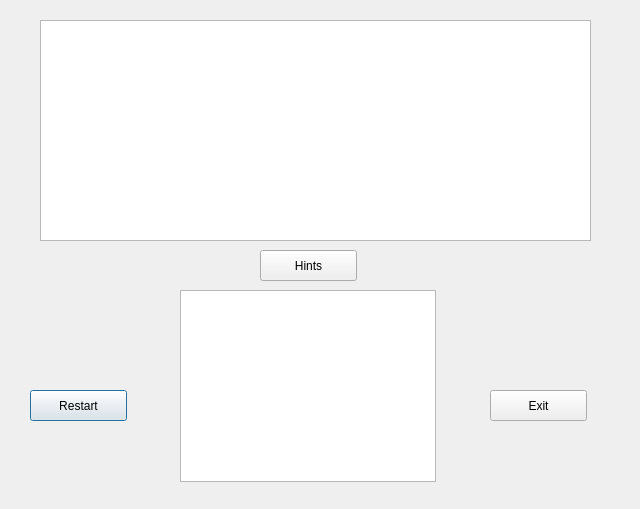
<?xml version="1.0" encoding="UTF-8"?>
<ui version="4.0">
 <class>Dialog</class>
 <widget class="QDialog" name="Dialog">
  <property name="geometry">
   <rect>
    <x>0</x>
    <y>0</y>
    <width>640</width>
    <height>509</height>
   </rect>
  </property>
  <property name="windowTitle">
   <string>Dialog</string>
  </property>
  <widget class="QPushButton" name="pushButton">
   <property name="geometry">
    <rect>
     <x>30</x>
     <y>390</y>
     <width>97</width>
     <height>31</height>
    </rect>
   </property>
   <property name="text">
    <string>Restart</string>
   </property>
  </widget>
  <widget class="QPushButton" name="pushButton_2">
   <property name="geometry">
    <rect>
     <x>490</x>
     <y>390</y>
     <width>97</width>
     <height>31</height>
    </rect>
   </property>
   <property name="text">
    <string>Exit</string>
   </property>
  </widget>
  <widget class="QPushButton" name="pushButton_3">
   <property name="geometry">
    <rect>
     <x>260</x>
     <y>250</y>
     <width>97</width>
     <height>31</height>
    </rect>
   </property>
   <property name="text">
    <string>Hints</string>
   </property>
  </widget>
  <widget class="QGraphicsView" name="graphicsView">
   <property name="geometry">
    <rect>
     <x>40</x>
     <y>20</y>
     <width>551</width>
     <height>221</height>
    </rect>
   </property>
  </widget>
  <widget class="QGraphicsView" name="graphicsView_2">
   <property name="geometry">
    <rect>
     <x>180</x>
     <y>290</y>
     <width>256</width>
     <height>192</height>
    </rect>
   </property>
  </widget>
 </widget>
 <resources/>
 <connections/>
</ui>
